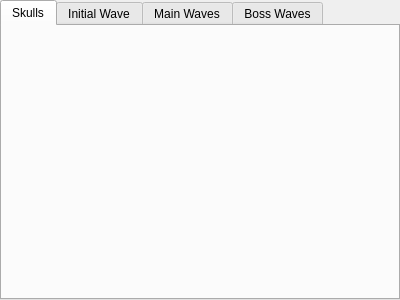
<?xml version="1.0" encoding="UTF-8"?>
<ui version="4.0">
 <class>PageFFRound</class>
 <widget class="QWidget" name="PageFFRound">
  <property name="geometry">
   <rect>
    <x>0</x>
    <y>0</y>
    <width>400</width>
    <height>300</height>
   </rect>
  </property>
  <property name="windowTitle">
   <string>Form</string>
  </property>
  <layout class="QGridLayout" name="gridLayout">
   <property name="leftMargin">
    <number>0</number>
   </property>
   <property name="topMargin">
    <number>0</number>
   </property>
   <property name="rightMargin">
    <number>0</number>
   </property>
   <property name="bottomMargin">
    <number>0</number>
   </property>
   <item row="0" column="0">
    <widget class="QTabWidget" name="tabWidget">
     <property name="currentIndex">
      <number>0</number>
     </property>
     <widget class="QWidget" name="tabSkulls">
      <attribute name="title">
       <string>Skulls</string>
      </attribute>
      <layout class="QGridLayout" name="gridLayout_2">
       <item row="0" column="0">
        <widget class="FFSkullListWidget" name="tabSkullsContent" native="true"/>
       </item>
      </layout>
     </widget>
     <widget class="QWidget" name="tabWaveInitial">
      <attribute name="title">
       <string>Initial Wave</string>
      </attribute>
      <layout class="QGridLayout" name="gridLayout_3">
       <item row="0" column="0">
        <widget class="FFWaveDefinitionWidget" name="tabWaveInitialContent" native="true"/>
       </item>
      </layout>
     </widget>
     <widget class="QWidget" name="tabWaveMain">
      <attribute name="title">
       <string>Main Waves</string>
      </attribute>
      <layout class="QGridLayout" name="gridLayout_4">
       <item row="0" column="0">
        <widget class="FFWaveDefinitionWidget" name="tabWaveMainContent" native="true"/>
       </item>
      </layout>
     </widget>
     <widget class="QWidget" name="tabWaveBoss">
      <attribute name="title">
       <string>Boss Waves</string>
      </attribute>
      <layout class="QGridLayout" name="gridLayout_5">
       <item row="0" column="0">
        <widget class="FFWaveDefinitionWidget" name="tabWaveBossContent" native="true"/>
       </item>
      </layout>
     </widget>
    </widget>
   </item>
  </layout>
 </widget>
 <customwidgets>
  <customwidget>
   <class>FFSkullListWidget</class>
   <extends>QWidget</extends>
   <header>../widgets/firefight_skull_list.h</header>
   <container>1</container>
  </customwidget>
  <customwidget>
   <class>FFWaveDefinitionWidget</class>
   <extends>QWidget</extends>
   <header>../widgets/firefight_wave.h</header>
   <container>1</container>
  </customwidget>
 </customwidgets>
 <resources/>
 <connections/>
</ui>
